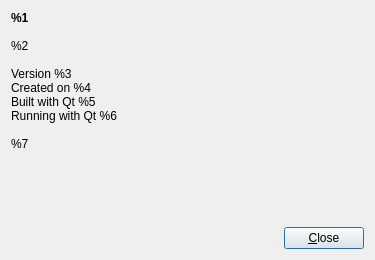
<?xml version="1.0" encoding="UTF-8"?>
<ui version="4.0">
 <class>AboutDialog</class>
 <widget class="QDialog" name="AboutDialog">
  <property name="geometry">
   <rect>
    <x>0</x>
    <y>0</y>
    <width>375</width>
    <height>260</height>
   </rect>
  </property>
  <property name="windowTitle">
   <string>About %1</string>
  </property>
  <property name="modal">
   <bool>true</bool>
  </property>
  <layout class="QVBoxLayout" name="vlAbout">
   <item>
    <widget class="QLabel" name="labAbout">
     <property name="sizePolicy">
      <sizepolicy hsizetype="Expanding" vsizetype="Expanding">
       <horstretch>0</horstretch>
       <verstretch>0</verstretch>
      </sizepolicy>
     </property>
     <property name="text">
      <string>&lt;span style=&quot;font-weight:600&quot;&gt;%1&lt;/span&gt;&lt;br/&gt;
&lt;br/&gt;
%2&lt;br/&gt;
&lt;br/&gt;
Version %3&lt;br/&gt;
Created on %4&lt;br/&gt;
Built with Qt %5&lt;br/&gt;
Running with Qt %6&lt;br/&gt;
&lt;br/&gt;
%7</string>
     </property>
     <property name="alignment">
      <set>Qt::AlignLeading|Qt::AlignLeft|Qt::AlignTop</set>
     </property>
     <property name="wordWrap">
      <bool>false</bool>
     </property>
     <property name="textInteractionFlags">
      <set>Qt::LinksAccessibleByKeyboard|Qt::LinksAccessibleByMouse</set>
     </property>
    </widget>
   </item>
   <item>
    <layout class="QHBoxLayout" name="hlButtons">
     <item>
      <spacer name="hsButtons">
       <property name="orientation">
        <enum>Qt::Horizontal</enum>
       </property>
       <property name="sizeHint" stdset="0">
        <size>
         <width>40</width>
         <height>20</height>
        </size>
       </property>
      </spacer>
     </item>
     <item>
      <widget class="QPushButton" name="cmdClose">
       <property name="sizePolicy">
        <sizepolicy hsizetype="Minimum" vsizetype="Minimum">
         <horstretch>0</horstretch>
         <verstretch>0</verstretch>
        </sizepolicy>
       </property>
       <property name="text">
        <string>&amp;Close</string>
       </property>
      </widget>
     </item>
    </layout>
   </item>
  </layout>
 </widget>
 <resources/>
 <connections>
  <connection>
   <sender>cmdClose</sender>
   <signal>clicked()</signal>
   <receiver>AboutDialog</receiver>
   <slot>close()</slot>
   <hints>
    <hint type="sourcelabel">
     <x>327</x>
     <y>228</y>
    </hint>
    <hint type="destinationlabel">
     <x>187</x>
     <y>124</y>
    </hint>
   </hints>
  </connection>
 </connections>
</ui>
